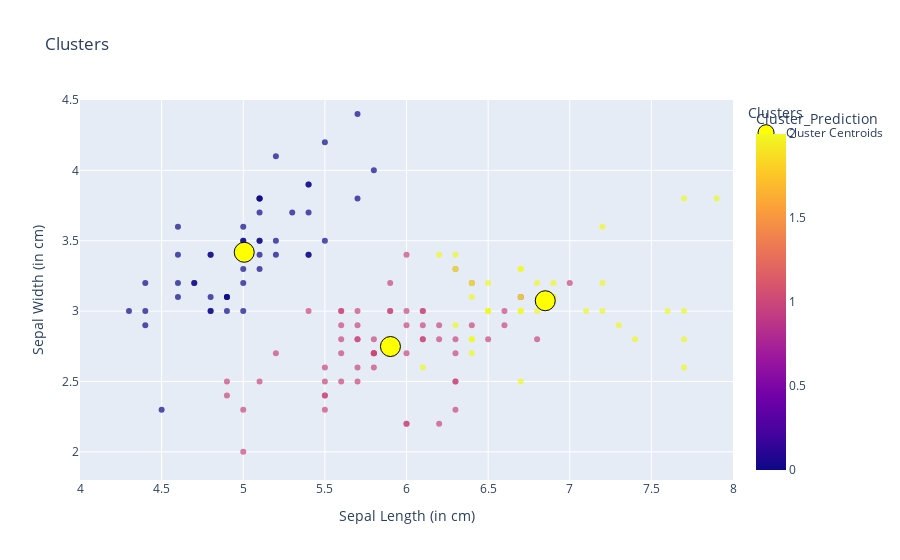

The code cell stored with this chart in its notebook:
### Code cell
import plotly.express as px

cluster0 = clusters[clusters['Cluster_Prediction'] == 0]
cluster1 = clusters[clusters['Cluster_Prediction'] == 1]
cluster2 = clusters[clusters['Cluster_Prediction'] == 2]

fig = px.scatter(clusters, x='SepalLengthCm', y='SepalWidthCm', color='Cluster_Prediction',
                 size_max=30, opacity=0.7, title='Clusters', labels={'SepalLengthCm': 'Sepal Length (in cm)', 'SepalWidthCm': 'Sepal Width (in cm)'})

fig.add_scatter(x=kms.cluster_centers_[:, 0], y=kms.cluster_centers_[:, 1], 
                mode='markers', marker=dict(size=20, color='yellow', line=dict(color='black', width=1)),
                name='Centroids')

fig.for_each_trace(lambda t: t.update(name='Cluster ' + str(t.name)))

fig.update_layout(legend_title_text='Clusters', xaxis_range=[4, 8], yaxis_range=[1.8, 4.5], xaxis_title='Sepal Length (in cm)', yaxis_title='Sepal Width (in cm)')
fig.show()

### Figure 1 — Plotly figure (JSON) as saved in the notebook; plotly's stock layout.template omitted (floating-point values rounded to 4 significant figures; data arrays with more than 128 entries replaced by an {"elided": "..."} marker saying what was removed)
{"data": [{"hovertemplate": "Sepal Length (in cm)=%{x}<br>Sepal Width (in cm)=%{y}<br>Cluster_Prediction=%{marker.color}<extra></extra>", "legendgroup": "", "marker": {"color": {"elided": "150 int values"}, "coloraxis": "coloraxis", "opacity": 0.7, "symbol": "circle"}, "mode": "markers", "name": "Cluster ", "orientation": "v", "showlegend": false, "type": "scatter", "x": {"elided": "150 float values"}, "xaxis": "x", "y": {"elided": "150 float values"}, "yaxis": "y"}, {"marker": {"color": "yellow", "line": {"color": "black", "width": 1}, "size": 20}, "mode": "markers", "name": "Cluster Centroids", "type": "scatter", "x": [5.006, 5.902, 6.85], "y": [3.418, 2.748, 3.074]}], "layout": {"autosize": true, "coloraxis": {"colorbar": {"title": {"text": "Cluster_Prediction"}}, "colorscale": [[0, "#0d0887"], [0.1111, "#46039f"], [0.2222, "#7201a8"], [0.3333, "#9c179e"], [0.4444, "#bd3786"], [0.5556, "#d8576b"], [0.6667, "#ed7953"], [0.7778, "#fb9f3a"], [0.8889, "#fdca26"], [1, "#f0f921"]]}, "legend": {"title": {"text": "Clusters"}, "tracegroupgap": 0}, "title": {"text": "Clusters"}, "xaxis": {"anchor": "y", "domain": [0, 1], "range": [4, 8], "title": {"text": "Sepal Length (in cm)"}, "type": "linear"}, "yaxis": {"anchor": "x", "domain": [0, 1], "range": [1.8, 4.5], "title": {"text": "Sepal Width (in cm)"}, "type": "linear"}}}
